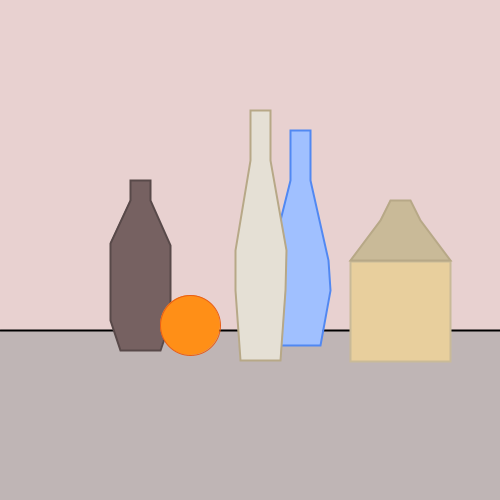
Frame 1 (no input)
Frame 60 (the mouse pressed at the canvas centre just before this capture): identical to frame 1, image omitted
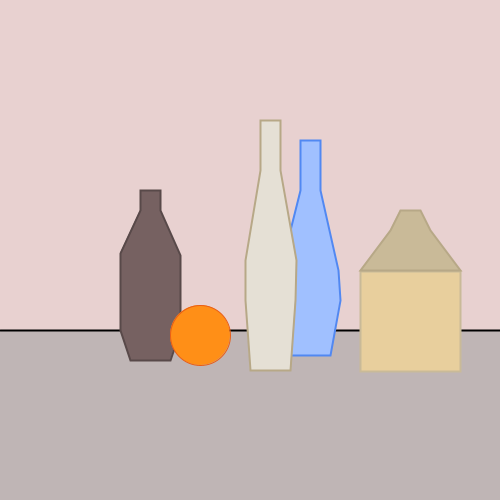
Frame 120 (the mouse held since frame 60 and released just before this capture)

The Processing sketch that drew these frames (run headless with seeded random() and noise(); from frame 60 on, the mouse is pressed at the canvas centre):

// Processing sketch: processing_12298
// ── processing_12298.pde

// Assignment #2
// Name: Caitlin Fregoe
// E-mail: cfregoe@brynmawr.edu 
// Date: 9/15/2010


float x, y, w, h; 
// these are the coordinates of the top left corner <x, y>, 
//and the width (w) and height (h) of the enclosing rectangle

void setup() {
// set the screen size and all other drawing directives
  size(500, 500);
  smooth();

	// set the x, y, w, h to some specific values
	x = 100;

	y = 100;

	w = 100;

	h = 100;

}

void draw() {
// draw the object so that its top left corner is at <x, y> 
// and is of size w x h
  background(232, 209, 208);
  noStroke();
  fill(191, 181, 181);
  beginShape(); //bottom of background
  vertex(0, 330);
  vertex(300, 330);
  vertex(500, 330);
  vertex(500, 450);
  vertex(500, 500);
  vertex(0, 500);
  vertex(0, 450);
  endShape(CLOSE);
  
  strokeWeight(2);
  stroke(0);
  line(0, 330, 500, 330); //line separating two colors of bg
  strokeWeight(2);
  stroke(201, 186, 152);
  fill(232, 207, 157);
  rect(x + 250, y + 161 , 100, 100); //rect on bottom of leftmost shape
  
  strokeWeight(2);
  stroke(183, 168, 135);
  fill(201, 186, 152);
  beginShape(); //top of leftmost shape
  vertex(x + 250, y + 160); //leftmost point
  vertex(x + 280, y + 120); //top of triangle
  vertex(x + 290, y + 100); //top of rectangle at top of shape
  vertex(x + 310, y + 100); //across from the prev. point
  vertex(x + 320, y + 120); //below and over from prev. pt.
  vertex(x + 350, y + 160); //bottom point across from first pt.
  vertex(x + 310, y + 160); //point between bottom points
  endShape(CLOSE);
  
  strokeWeight(2);
  stroke(81, 136, 242);
  fill(160, 192, 255);
  beginShape(); //blue bottle
  vertex(x + 190, y + 80);
  vertex(x + 190, y + 30); //top left
  vertex(x + 210, y + 30); //top right
  vertex(x + 210, y + 80);
  vertex(x + 228, y + 160);
  vertex(x + 230, y + 190);
  vertex(x + 220, y + 245);
  vertex(x + 180, y + 245);
  vertex(x + 170, y + 185);
  vertex(x + 175, y + 140);
  endShape(CLOSE);
  
  strokeWeight(2);
  stroke(183, 168, 135);
  fill(229, 224, 213);
  beginShape(); //grayish white bottle
  vertex(x + 150, y + 60);
  vertex(x + 150, y + 10); //top left
  vertex(x + 170, y + 10); //top right
  vertex(x + 170, y + 60);
  vertex(x + 186, y + 150);
  vertex(x + 185, y + 190);
  vertex(x + 180, y + 260);
  vertex(x + 140, y + 260); //bottom of bottle
  vertex(x + 135, y + 190);
  vertex(x + 135, y + 150);
  vertex(x + 150, y + 60);
  endShape(CLOSE);
  
  strokeWeight(2);
  stroke(88, 73, 73);
  fill(118, 97, 97);
  beginShape(); //another bottle
  vertex(x + 30, y + 100);
  vertex(x + 30, y + 80);
  vertex(x + 50, y + 80);
  vertex(x + 50, y + 100); //these are good up here
  vertex(x + 70, y + 145);
  vertex(x + 70, y + 160);
  vertex(x + 70, y + 190);
  vertex(x + 70, y + 220);
  vertex(x + 60, y + 250);
  vertex(x + 20, y + 250);
  vertex(x + 10, y + 220);
  vertex(x + 10, y + 173);
  vertex(x + 10, y + 143);
  vertex(x + 30, y + 100);
  endShape(CLOSE);
  
  strokeWeight(1); //orange
  stroke(232, 93, 23);
  fill(255, 143, 23);
  ellipse(x + 90, y + 225, 60, 60);
  
}  


void mousePressed() {
// set x, y, w, h to some new value(s)
  x = 110;
  
  y = 110;
  
  w = 60;
  
  h = 60;
  
  
}
